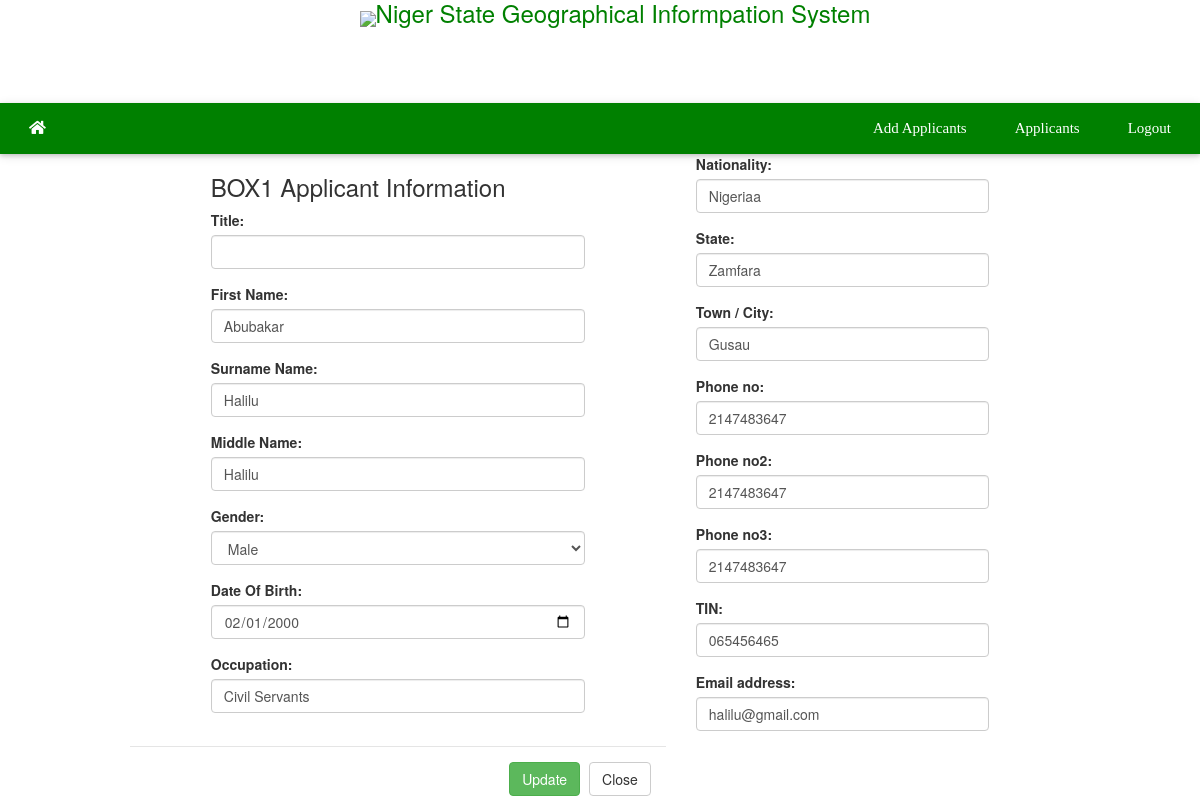
Page /editapp.php?id=1 (signed in) on the committed database.
### tables this page shows
CREATE TABLE `applicant` (
  `fname` varchar(55) NOT NULL,
  `mname` varchar(55) NOT NULL,
  `gender` varchar(11) NOT NULL,
  `dob` varchar(22) NOT NULL,
  `lga` varchar(44) NOT NULL,
  `occ` varchar(22) NOT NULL,
  `state` varchar(22) NOT NULL,
  `phone1` varchar(22) NOT NULL,
  `phone2` varchar(22) NOT NULL,
  `phone3` varchar(22) NOT NULL,
  `email` varchar(55) NOT NULL,
  `tin` varchar(44) NOT NULL,
  `appid` int(11) NOT NULL,
  `sname` varchar(55) NOT NULL,
  `atitle` varchar(11) NOT NULL
);

### editapp.php (the view, shortened to what this page needs)
<?php include 'includes/headers.php';
$get_id = $_GET['id'];
        include 'includes/connect.php';
 ?>
<div id="container">
    <div class="col-sm-1"></div>
    <div class="col-sm-10">
<div class="hero-unit-table">
       <?php
                                $app = "SELECT * FROM `applicant` a INNER JOIN `address` ad ON a.appid=ad.aappid INNER JOIN ownership o ON a.appid = o.apid INNER JOIN plot p ON o.oid = p.poid where appid = '$get_id' ";
                                 $sql = mysqli_query($conn,$app) or die(mysqli_error($conn));
                                 $row = mysqli_fetch_array($sql);
                                 $dob = $row['dob'];
                                 $occ = $row['occ'];
                                 $lg = $row['lga'];
                                 $st = $row['state'];
                                 $p1 = $row['phone1'];
                                 $p2 = $row['phone2'];
                                 $p3 = $row['phone3'];
                                 $email = $row['email'];
                                 $tin = $row['tin'];
                                                                  ?>
                                                                     <div class="col-sm-1"></div>
                            <form  method="post" enctype="multipart/form-data">
                   <div class="col-sm-5">
                                <div class="form-group">
<h3>BOX1 Applicant  Information</h3>
    <label for="e">Title:</label>
    <input type="text" class="form-control" name="staff_id" id="staffid" required>
  </div>
  <div class="form-group">
    <label for="email">First Name:</label>
    <input type="text" class="form-control" name="fn" value="<?php echo $row['fname'] ?>" required="" >
  </div>
   <div class="form-group">
    <label for="email">Surname Name:</label>
    <input type="text" class="form-control" name="sn" value="<?php echo $row['sname'] ?>" required="" >
  </div>
   <div class="form-group">
    <label for="email">Middle Name:</label>
    <input type="text" class="form-control" name="mn" value="<?php echo $row['mname'] ?>" >
  </div>
   <div class="form-group">
    <label for="email">Gender:</label>
    <select name="g" class="form-control">
      <option><?php echo $row['gender'] ?></option>
    </select>
  </div>
    <div class="form-group">
    <label for="email">Date Of Birth:</label>
    <input type="date" class="form-control" name="dob" required="" value="<?php echo $dob ?>" >
  </div>
    <div class="form-group">
    <label for="email">Occupation:</label>
    <input type="text" class="form-control" name="occ" required="" value="<?php echo $occ ?>" >
  </div>
</div>
<div class="col-sm-1"></div>
<div class="col-sm-4">
    <div class="form-group">
    <label for="email">Nationality:</label>
    <input type="text" class="form-control" name="nat" value="Nigeriaa" required="" >
  </div>
    <div class="form-group">
    <label for="email">State:</label>
    <input type="text" class="form-control" name="st" value="<?php echo $st ?>" required="" >
  </div>
    <div class="form-group">
    <label for="email">Town / City:</label>
    <input type="text" class="form-control" name="tn" value="<?php echo $lg ?>" required="" >
  </div>
  <div class="form-group">
    <label for="Phone">Phone no:</label>
    <input type="text" class="form-control" name="pn" id="mobil" value="<?php echo $p1 ?>" required >
  </div>
  <div class="form-group">
    <label for="Phone">Phone no2:</label>
    <input type="text" class="form-control" name="pn2" id="mobil2" value="<?php echo $p2 ?>"  >
  </div>
  <div class="form-group">
    <label for="Phone">Phone no3:</label>
    <input type="text" class="form-control" name="pn3" value="<?php echo $p3 ?>" id="mobil3"  >
  </div>
  <div class="form-group">
    <label for="Phone">TIN:</label>
    <input type="text" class="form-control" name="tin" value="<?php echo $tin ?>" required >
  </div>
 <div class="form-group">
    <label for="email">Email address:</label>
    <input type="email" class="form-control" id="email" name="em" value="<?php echo $email ?>" required >
  </div>
</div>
<div class="col-sm-1"></div>
<div class="col-sm-1"></div>
<div class="col-sm-7">
 <div class = "modal-footer">
                       <button name = "add" id="submit" class="btn btn-success">Update</button>
                      <button type="button" class="btn btn-default" data-dismiss="modal">Close</button>
                      </div>
</div>
  </form>
</div>
                             <div class="col-sm-3">
</div>

### css/w3.css (style rules this page uses)
*,*:before,*:after { box-sizing:inherit }
html { -ms-text-size-adjust:100%;-webkit-text-size-adjust:100% }
button,input,select,textarea { font:inherit;margin:0 }
button,input { overflow:visible }
button,select { text-transform:none }
button,html [type=button],[type=reset],[type=submit] { -webkit-appearance:button }
html,body { font-family:Verdana,sans-serif;font-size:15px;line-height:1.5 }
html { overflow-x:hidden }
h1,h2,h3,h4,h5,h6,.w3-slim,.w3-wide { font-family:"Segoe UI",Arial,sans-serif }
h3 { font-size:24px }
h1,h2,h3,h4,h5,h6 { font-weight:400;margin:10px 0 }

### rows in the picture
applicant: fn "Abubakar", sn "Halilu", mn "Halilu", g "Male", dob "02/01/2000", occ "Civil Servants", st "Zamfara", tn "Gusau", pn "2147483647", pn2 "2147483647", pn3 "2147483647", tin "065456465", em "halilu@gmail.com"
